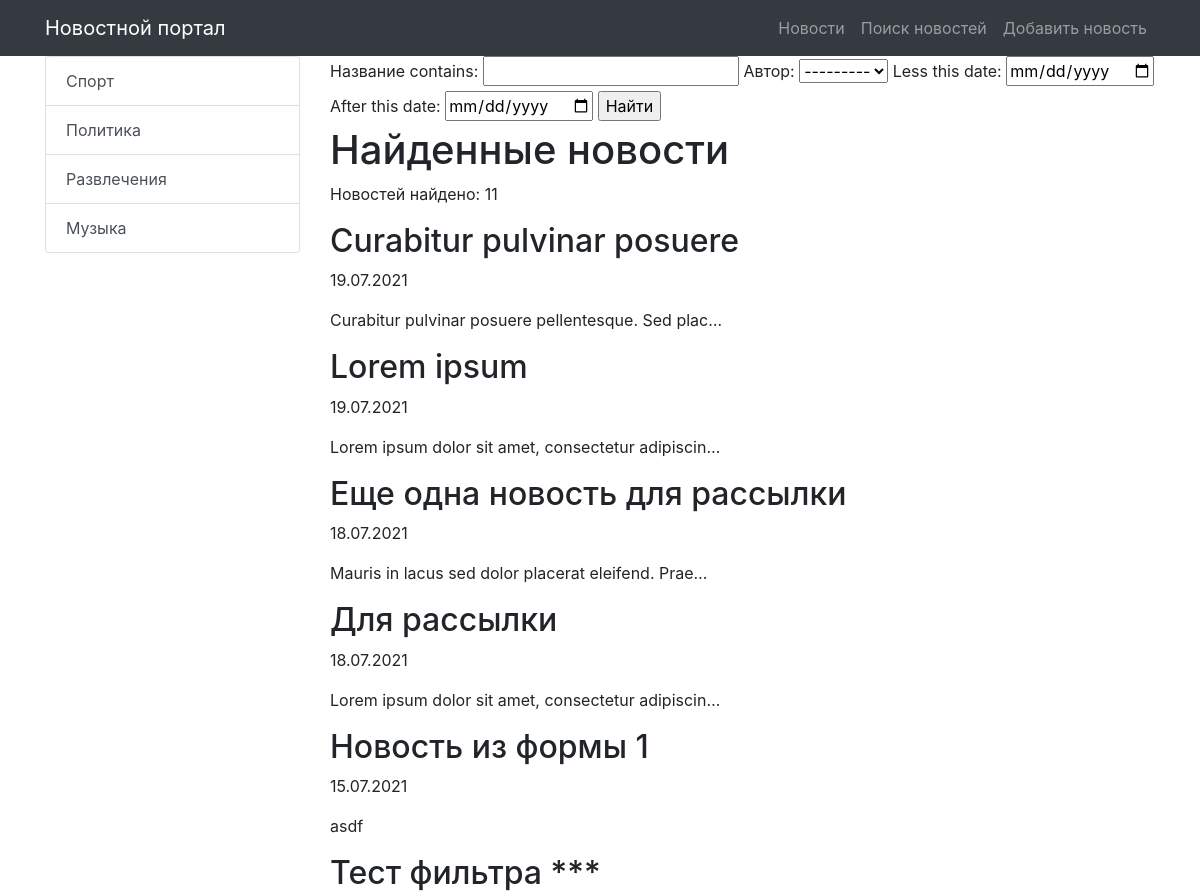
Page /news/search/ (upper part) on the earlier database version.
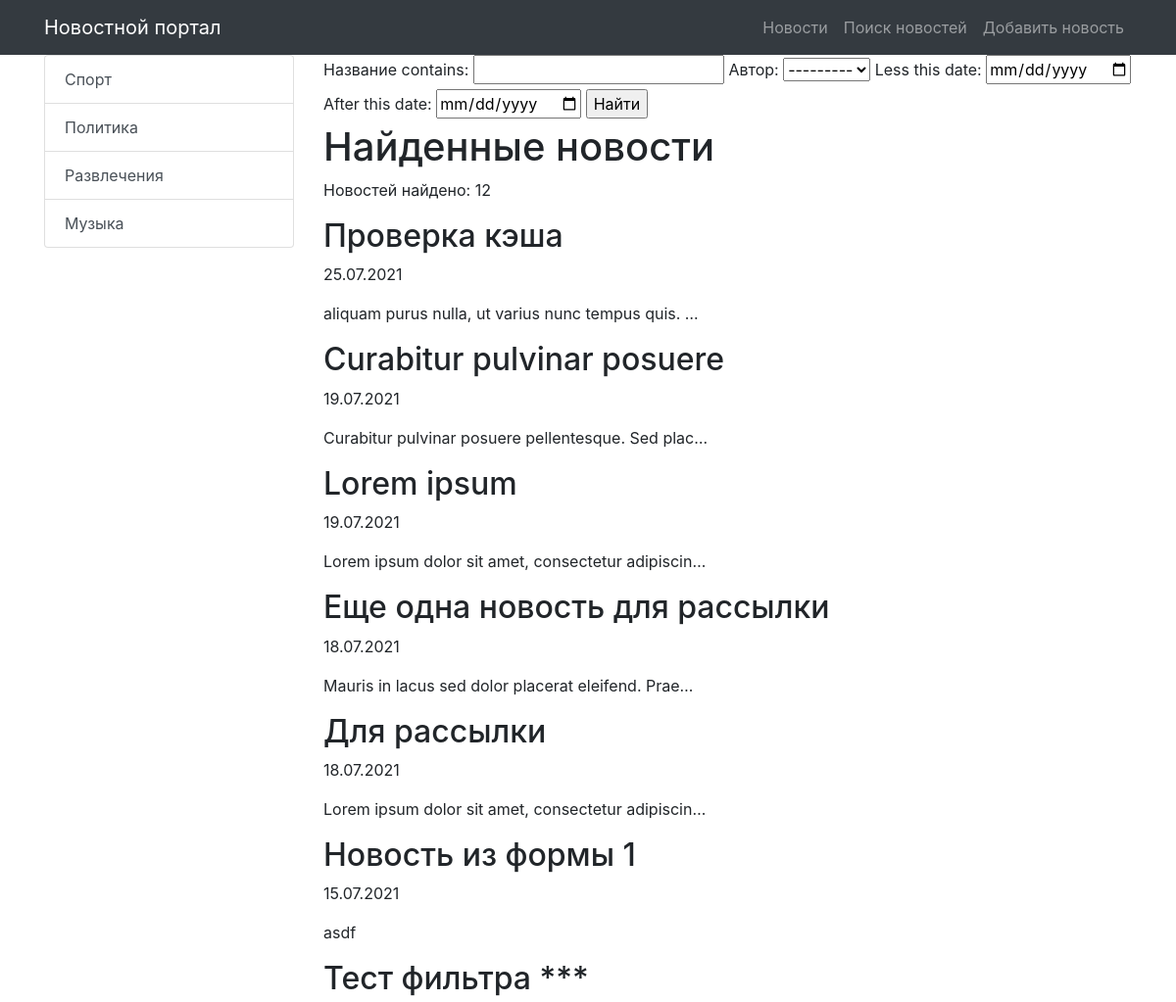
Same page on the later database version.
### news/models.py (models this page shows, shortened)
class Category(models.Model):
    title = models.CharField(max_length=255, unique=True)
    subscribers = models.ManyToManyField(User)
    def get_absolute_url(self):
        return reverse('news_category', kwargs={'category_id': self.pk})

class Post(models.Model):
    TYPE = [
        ('Article', 'Статья'),
        ('News', 'Новость'),
    ]
    author = models.ForeignKey(Author, on_delete=models.CASCADE, verbose_name='Автор')
    category = models.ManyToManyField(Category, through='PostCategory')
    type = models.CharField(max_length=20, choices=TYPE, verbose_name='Тип', default='Article')
    creation_datetime = models.DateTimeField(auto_now_add=True, verbose_name='Дата публикации')
    title = models.CharField(max_length=255, verbose_name='Название')
    text = models.TextField(verbose_name='Содержание')
    rating = models.IntegerField(default=0)
    class Meta:
        verbose_name = 'Пост'
        verbose_name_plural = 'Посты'
        ordering = ['-creation_datetime', 'title']

### news/views.py (the view)
# urls.py: path('search/', NewsSearch.as_view(), name='news_search'),
class NewsSearch(ListView):
    model = Post
    template_name = 'news/news_search.html'
    context_object_name = 'news'
    queryset = Post.objects.order_by('-creation_datetime')
    paginate_by = 5
    def get_context_data(self, **kwargs):
        context = super().get_context_data(**kwargs)
        context['posts_amount'] = len(Post.objects.all())
        context['filter'] = PostFilter(self.request.GET, queryset=self.get_queryset())
        context['categories'] = Category.objects.all()
        return context

### news/models.py (called while the page is built)
    def __str__(self):
        return f"{self.user}"

### news/templatetags/custom_filters.py (called while the page is built)
@register.filter(name='censor')
def censor(text, swearing):
    if swearing in text:
        return text.replace(swearing, '***')
    return text

### templates/news/news_search.html (shortened to what this page needs)
{% extends 'default.html' %}
{% load custom_filters %}
{% block content %}
    <form method="GET">
    {{ filter.form }}
    <input type="submit" value="Найти">
    </form>
    <h1>Найденные новости</h1>
    {% if news %}
    <p> Новостей найдено: {{ filter.qs | length }}</p>
        {% for news_one in filter.qs %}
            <h2>{{ news_one.title | censor:'очень_плохое_слово'}}</h2>
            <p>{{ news_one.creation_datetime | date:'d.m.Y'}}</p>
            <p>{{ news_one.text | censor:'очень_плохое_слово' | truncatechars:50}}</p>
        {% endfor %}
    {% else %}
        <h2>Новости не найдены</h2>
    {% endif %}
{% endblock content %}

### templates/default.html (shortened to what this page needs)
{% load static %}
<!DOCTYPE html>
<html lang="en">
<head>
    <link href="{% static 'vendor/bootstrap/css/bootstrap.min.css' %}" rel="stylesheet">
</head>
<body>
<nav class="navbar navbar-expand-lg navbar-dark bg-dark static-top">
    <div class="container">
        <a class="navbar-brand" href="/news/">Новостной портал</a>
        <div class="collapse navbar-collapse" id="navbarResponsive">
            <ul class="navbar-nav ml-auto">
                <li class="nav-item">
                    <a class="nav-link" href="/news/">Новости</a>
                </li>
                <li class="nav-item">
                    <a class="nav-link" href="{% url 'news_search' %}">Поиск новостей</a>
                </li>
                <li class="nav-item">
                    <a class="nav-link" href="{% url 'news_add' %}">Добавить новость</a>
                </li>
            </ul>
        </div>
    </div>
</nav>
<div class="container">
    <div class="row">
        <div class="col-md-3">
            <div class="list-group">
                {% for item in categories %}
                <a href="{{ item.get_absolute_url }}" class="list-group-item list-group-item-action">
                    {{ item.title }}
                </a>
                {% endfor %}
            </div>
        </div>
        <div class="col-md-9">
            {% block content %}
            {% endblock content %}
        </div>
    </div>
</div>
</body>
</html>

Differences in the rows shown:
added Post: title|censor "Проверка кэша", creation_datetime "25.07.2021", text|censor "aliquam purus nulla, ut varius nunc tempus quis. …"
Other differences:
{{ filter.qs | length }}: "11" → "12"
